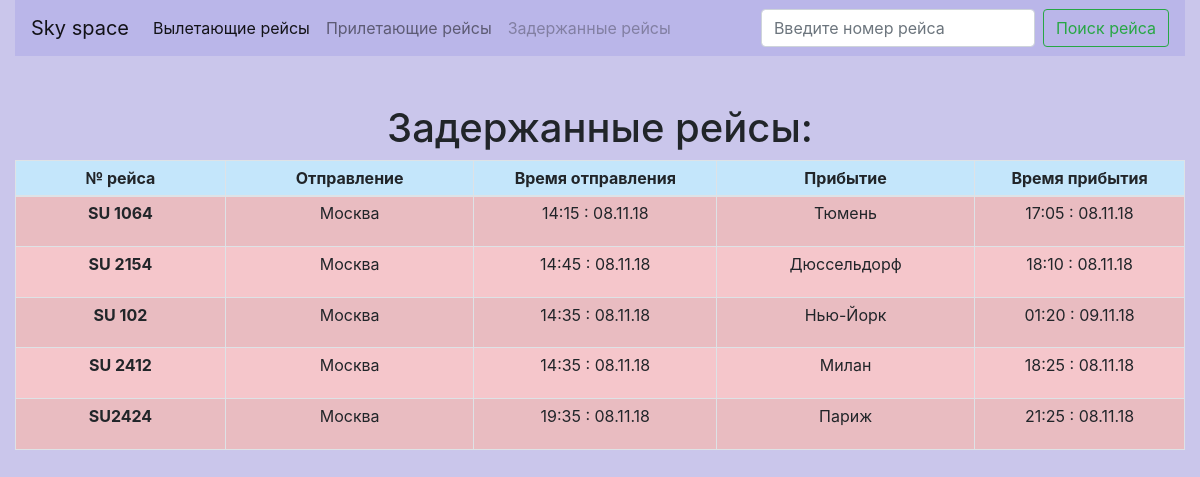
The page /the_detainees/ on the database its author committed.
### arriving/models.py (models this page shows, shortened)
class Arriving(models.Model):
	boardNumber = models.CharField(max_length=150, db_index=True)
	from_at = models.CharField(max_length=150, db_index=True)
	startTime = models.CharField(max_length=150, db_index=True)
	to = models.CharField(max_length=150, db_index=True)
	endTime = models.CharField(max_length=150, db_index=True)
	status = models.CharField(max_length=150, db_index=True)

### thedetainees/views.py (the view)
# urls.py: path('the_detainees/', include('thedetainees.urls'))
def thedetainees(request):
	posts = Arriving.objects.filter(status__iexact='thedetainees')
	return render(request, 'thedetainees/thedetainees_html.html', context = {'posts': posts})

### thedetainees/templates/thedetainees/thedetainees_html.html
{% extends "base.html" %}
{% block content %}
  <center><p class="h1">Задержанные рейсы:</p></center>
<table class="table table-bordered table-striped table-sm">
  <thead>
    <tr style="background-color: #C4E6FB;">
      <th style="width: 100px; vertical-align: middle;"><center>№ рейса</center></th>
       <th style="width: 100px; vertical-align: middle;"><center>Отправление</center></th>
      <th style="width: 100px; vertical-align: middle; "><center>Время отправления</center></th>
       <th style="width: 100px; vertical-align: middle; "><center>Прибытие</center></th>
     <th style="width: 100px; vertical-align: middle;"><center>Время прибытия</center></th>
    </tr>
  </thead>
  <tbody class="table-danger" >
  {% for post in posts %}
    <tr class="active">
      <th scope="row"><center><p>{{post.boardNumber}}</p></center></th>
      <td><center><p>{{post.from_at}}</p></center></td>
      <td><center><p>{{post.startTime}}</p></center></td>
      <td><center><p>{{post.to}}</p></center></td>
      <td><center><p>{{post.endTime}}</p></center></td>
    </tr>
  {%endfor%}
  </tbody>
</table>
{% endblock %}

### rows shown on the page
Arriving: boardNumber "SU 1064", from_at "Москва", startTime "14:15 : 08.11.18", to "Тюмень", endTime "17:05 : 08.11.18"
Arriving: boardNumber "SU 2154", from_at "Москва", startTime "14:45 : 08.11.18", to "Дюссельдорф", endTime "18:10 : 08.11.18"
Arriving: boardNumber "SU 102", from_at "Москва", startTime "14:35 : 08.11.18", to "Нью-Йорк", endTime "01:20 : 09.11.18"
Arriving: boardNumber "SU 2412", from_at "Москва", startTime "14:35 : 08.11.18", to "Милан", endTime "18:25 : 08.11.18"
Arriving: boardNumber "SU2424", from_at "Москва", startTime "19:35 : 08.11.18", to "Париж", endTime "21:25 : 08.11.18"
